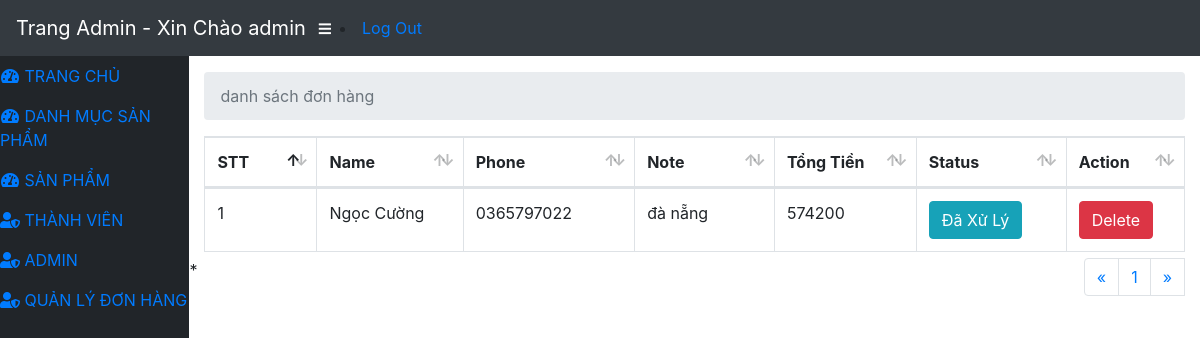
/admin/modules/transaction/index.php (signed in), run on the app's committed database.
### tables this page shows
CREATE TABLE `transaction` (
  `id` int(11) NOT NULL,
  `amount` int(11) NOT NULL,
  `users_id` int(11) NOT NULL,
  `status` tinyint(4) NOT NULL,
  `note` text NOT NULL,
  `created_at` timestamp NOT NULL DEFAULT current_timestamp(),
  `updated_at` timestamp NOT NULL DEFAULT current_timestamp()
);

CREATE TABLE `users` (
  `id` int(11) NOT NULL,
  `name` varchar(100) NOT NULL,
  `email` varchar(100) NOT NULL,
  `address` varchar(100) NOT NULL,
  `password` varchar(50) NOT NULL,
  `avatar` varchar(100) NOT NULL,
  `status` varchar(100) NOT NULL,
  `token` varchar(50) NOT NULL,
  `phone` varchar(15) NOT NULL,
  `content` varchar(100) NOT NULL,
  `created_at` timestamp NOT NULL DEFAULT current_timestamp(),
  `updated_at` timestamp NOT NULL DEFAULT current_timestamp()
);

### libraries/Database.php (called while the page is built, shortened)
<?php
    class Database
    {
        public $link;
        public function __construct()
        {
            $this->link = mysqli_connect("localhost","root","","store") or die ();
            mysqli_set_charset($this->link,"utf8");
        }
        public function countTable($table)
        {
            $sql = "SELECT id FROM  {$table}";
            $result = mysqli_query($this->link, $sql) or die("Lỗi Truy Vấn countTable----" .mysqli_error($this->link));
            $num = mysqli_num_rows($result);
            return $num;
        }
         public  function fetchJone($table,$sql ,$page = 0,$row ,$pagi = false )
        {
            $data = [];
            if ($pagi == true )
            {
                $total = $this->countTable($table);
                $sotrang = ceil($total / $row);
                $start = ($page - 1 ) * $row ;
                $sql .= " LIMIT $start,$row";
                $data = [ "page" => $sotrang];
                $result = mysqli_query($this->link,$sql) or die("Lỗi truy vấn fetchJone ---- " .mysqli_error($this->link));
            }
            else
            {
                $result = mysqli_query($this->link,$sql) or die("Lỗi truy vấn fetchJone ---- " .mysqli_error($this->link));
            }
            if( $result)
            {
                while ($num = mysqli_fetch_assoc($result))
                {
                    $data[] = $num;
                }
            }
            return $data;
        }
    }
?>

### admin/modules/transaction/index.php (the view, shortened to what this page needs)
  <?php
        require_once ("../../../libraries/Database.php");
        $db=new Database;
        if(isset($_GET['page']))
           {
            $p=$_GET['page'];
           }
        else{
            $p=1;
        }
        $sql="SELECT transaction.*,users.name as nameuser,users.phone as phoneuser FROM transaction LEFT JOIN users ON users.id=transaction.users_id ORDER BY ID DESC ";
              $transaction =$db->fetchJone('transaction',$sql,$p,4,true);
              if(isset($transaction['page']))
              {
                $sotrang= $transaction['page'];
                unset($transaction['page']);
              }
?>
<?php require_once("../../layouts/header.php") ; ?>
            <div id="content-wrapper">
                <div class="container-fluid">
                    <ol class="breadcrumb">
                        <li class="breadcrumb-item active">danh sách đơn hàng</li>
                    </ol>
                </div>
                <div class="col-sm-12">
    <table class="table table-bordered dataTable" id="dataTable" width="100%" cellspacing="0" role="grid" aria-describedby="dataTable_info" style="width: 100%;">
        <thead>
            <tr role="row">
                <th class="sorting_asc" tabindex="0" aria-controls="dataTable" rowspan="1" colspan="1" aria-sort="ascending" aria-label="Name: activate to sort column descending" style="width: 197px;">STT</th>
                <th class="sorting" tabindex="0" aria-controls="dataTable" rowspan="1" colspan="1" aria-label="Position: activate to sort column ascending" style="width: 301px;">Name</th>
                 <th class="sorting" tabindex="0" aria-controls="dataTable" rowspan="1" colspan="1" aria-label="Position: activate to sort column ascending" style="width: 301px;">Phone</th>
                  <th class="sorting" tabindex="0" aria-controls="dataTable" rowspan="1" colspan="1" aria-label="Position: activate to sort column ascending" style="width: 301px;">Note</th>
                   <th class="sorting" tabindex="0" aria-controls="dataTable" rowspan="1" colspan="1" aria-label="Position: activate to sort column ascending" style="width: 301px;">Tổng Tiền</th>
                    <th class="sorting" tabindex="0" aria-controls="dataTable" rowspan="1" colspan="1" aria-label="Position: activate to sort column ascending" style="width: 301px;">Status</th>
                <th class="sorting" tabindex="0" aria-controls="dataTable" rowspan="1" colspan="1" aria-label="Start date: activate to sort column ascending" style="width: 140px;">Action</th>
            </tr>
        </thead>
        <tbody>
            <?php $stt =1 ; foreach ($transaction as $item ) : ?>
            <tr role="row" class="odd">
                <td class="sorting_1"><?php echo $stt ?></td>
                <td><?php echo $item['nameuser'] ?></td>
                <td><?php echo $item['phoneuser'] ?></td>
                 <td><?php echo $item['note'] ?></td>
                  <td><?php echo $item['amount'] ?></td>
                <td>
                  <a href="status.php?id=<?php echo $item ['id'] ?>" class="btn btn-xs <?php echo $item['status'] == 0 ? 'btn-danger' : 'btn-info' ?>"><?php echo $item['status'] == 0 ? 'Chưa Xử Lý ' :'Đã Xử Lý' ?></a>
                </td>
                <td>
                    <a class="btn btn-xs btn-danger" href="delete.php?id=<?php echo $item['id'] ?>">Delete</a>
                </td>
            </tr>
        <?php $stt++ ;endforeach ?>
        </tbody>
    </table>
    <div class="pull-right" style="float: right;">
        <nav aria-label="Page navigation example">
  <ul class="pagination" class="clearfix">
    <li class="page-item">
      <a class="page-link" href="#" aria-label="Previous">
        <span aria-hidden="true">&laquo;</span>
      </a>
    </li>
         <?php for ($i =1;$i <= $sotrang; $i++) : ?>
            <?php
                if(isset($_GET['page']))
                {
                    $p=$_GET['page'];
                }
                else
                {
                    $p=1;
                }
            ?>
            <li class="<?php echo($i== $p) ? 'active' : '' ?>">
                <a class="page-link" href="?page=<?php echo $i ; ?>"><?php echo $i; ?></a>
            </li>
        <?php endfor ; ?>
      <a class="page-link" href="#" aria-label="Next">
        <span aria-hidden="true">&raquo;</span>
      </a>
  </ul>
</nav>
    </div>
</div>
   <?php require_once("../../layouts/header.php"); ?>*

### data on the page
transaction: users.name "Ngọc Cường", users.phone "0365797022", note "đà nẵng", amount "574200", status "Đã Xử Lý"

### other printed values
$_SESSION['admin_name'] "admin"
